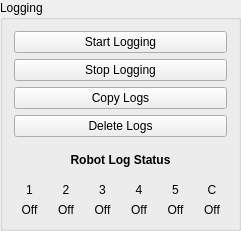
   <widget class="QGroupBox" name="groupBox">
    <property name="geometry">
     <rect>
      <x>520</x>
      <y>0</y>
      <width>241</width>
      <height>231</height>
     </rect>
    </property>
    <property name="minimumSize">
     <size>
      <width>150</width>
      <height>0</height>
     </size>
    </property>
    <property name="maximumSize">
     <size>
      <width>300</width>
      <height>16777215</height>
     </size>
    </property>
    <property name="title">
     <string>Logging</string>
    </property>
    <layout class="QGridLayout" name="gridLayout_5">
     <item row="5" column="0" colspan="2">
      <layout class="QGridLayout" name="gridLayout_3">
       <item row="0" column="0">
        <widget class="QLabel" name="label_19">
         <property name="text">
          <string>1</string>
         </property>
         <property name="alignment">
          <set>Qt::AlignCenter</set>
         </property>
        </widget>
       </item>
       <item row="0" column="3">
        <widget class="QLabel" name="label_22">
         <property name="text">
          <string>4</string>
         </property>
         <property name="alignment">
          <set>Qt::AlignCenter</set>
         </property>
        </widget>
       </item>
       <item row="0" column="1">
        <widget class="QLabel" name="label_20">
         <property name="text">
          <string>2</string>
         </property>
         <property name="alignment">
          <set>Qt::AlignCenter</set>
         </property>
        </widget>
       </item>
       <item row="0" column="2">
        <widget class="QLabel" name="label_21">
         <property name="text">
          <string>3</string>
         </property>
         <property name="alignment">
          <set>Qt::AlignCenter</set>
         </property>
        </widget>
       </item>
       <item row="0" column="4">
        <widget class="QLabel" name="label_23">
         <property name="text">
          <string>5</string>
         </property>
         <property name="alignment">
          <set>Qt::AlignCenter</set>
         </property>
        </widget>
       </item>
       <item row="0" column="5">
        <widget class="QLabel" name="label_24">
         <property name="text">
          <string>C</string>
         </property>
         <property name="alignment">
          <set>Qt::AlignCenter</set>
         </property>
        </widget>
       </item>
       <item row="1" column="0">
        <widget class="QLabel" name="lstat1">
         <property name="text">
          <string>Off</string>
         </property>
         <property name="alignment">
          <set>Qt::AlignCenter</set>
         </property>
        </widget>
       </item>
       <item row="1" column="1">
        <widget class="QLabel" name="lstat2">
         <property name="text">
          <string>Off</string>
         </property>
         <property name="alignment">
          <set>Qt::AlignCenter</set>
         </property>
        </widget>
       </item>
       <item row="1" column="2">
        <widget class="QLabel" name="lstat3">
         <property name="text">
          <string>Off</string>
         </property>
         <property name="alignment">
          <set>Qt::AlignCenter</set>
         </property>
        </widget>
       </item>
       <item row="1" column="3">
        <widget class="QLabel" name="lstat4">
         <property name="text">
          <string>Off</string>
         </property>
         <property name="alignment">
          <set>Qt::AlignCenter</set>
         </property>
        </widget>
       </item>
       <item row="1" column="4">
        <widget class="QLabel" name="lstat5">
         <property name="text">
          <string>Off</string>
         </property>
         <property name="alignment">
          <set>Qt::AlignCenter</set>
         </property>
        </widget>
       </item>
       <item row="1" column="5">
        <widget class="QLabel" name="lstatCoach">
         <property name="text">
          <string>Off</string>
         </property>
         <property name="alignment">
          <set>Qt::AlignCenter</set>
         </property>
        </widget>
       </item>
      </layout>
     </item>
     <item row="2" column="0" colspan="2">
      <widget class="QPushButton" name="logCopyButton">
       <property name="enabled">
        <bool>true</bool>
       </property>
       <property name="text">
        <string>Copy Logs</string>
       </property>
       <property name="checkable">
        <bool>false</bool>
       </property>
      </widget>
     </item>
     <item row="3" column="0" colspan="2">
      <widget class="QPushButton" name="logDeleteButton">
       <property name="text">
        <string>Delete Logs</string>
       </property>
      </widget>
     </item>
     <item row="1" column="0" colspan="2">
      <widget class="QPushButton" name="logStopButton">
       <property name="text">
        <string>Stop Logging</string>
       </property>
      </widget>
     </item>
     <item row="0" column="0" colspan="2">
      <widget class="QPushButton" name="logStartButton">
       <property name="text">
        <string>Start Logging</string>
       </property>
      </widget>
     </item>
     <item row="4" column="0" colspan="2">
      <layout class="QHBoxLayout" name="horizontalLayout_6">
       <item>
        <widget class="QLabel" name="label_18">
         <property name="font">
          <font>
           <weight>75</weight>
           <bold>true</bold>
          </font>
         </property>
         <property name="text">
          <string>Robot Log Status</string>
         </property>
         <property name="alignment">
          <set>Qt::AlignCenter</set>
         </property>
        </widget>
       </item>
      </layout>
     </item>
    </layout>
   </widget>
